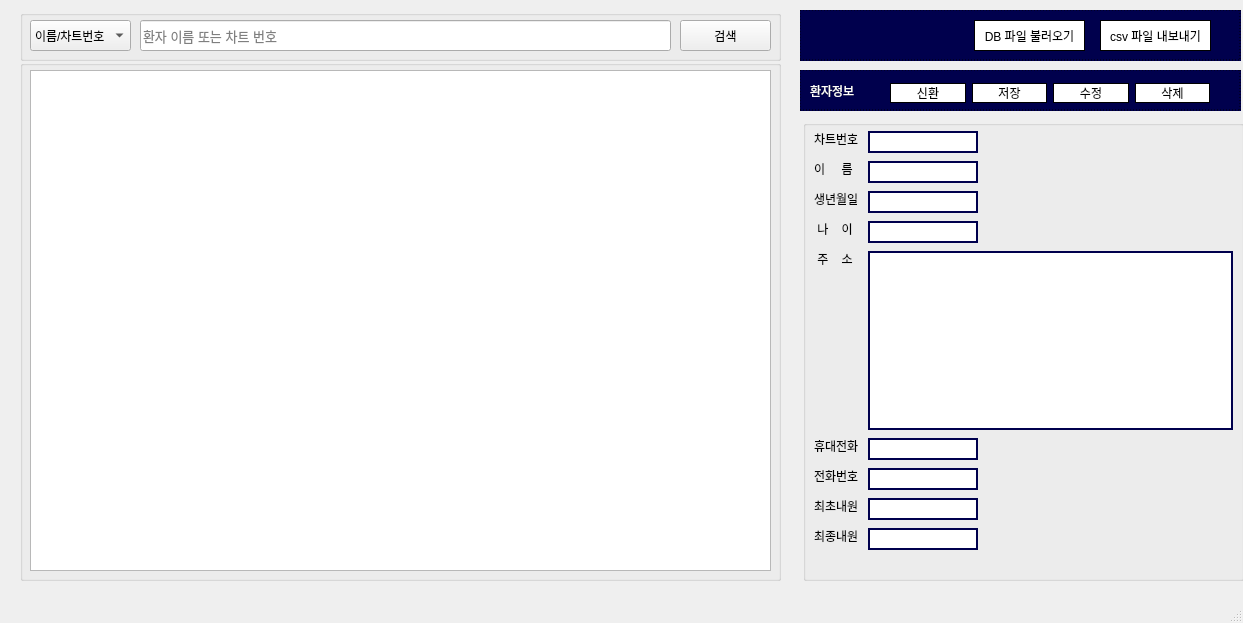
<?xml version="1.0" encoding="UTF-8"?>
<ui version="4.0">
 <class>MainWindow</class>
 <widget class="QMainWindow" name="MainWindow">
  <property name="geometry">
   <rect>
    <x>0</x>
    <y>0</y>
    <width>1243</width>
    <height>623</height>
   </rect>
  </property>
  <property name="contextMenuPolicy">
   <enum>Qt::DefaultContextMenu</enum>
  </property>
  <property name="windowTitle">
   <string>MainWindow</string>
  </property>
  <widget class="QWidget" name="centralwidget">
   <property name="styleSheet">
    <string notr="true"/>
   </property>
   <widget class="QGroupBox" name="groupBox">
    <property name="enabled">
     <bool>true</bool>
    </property>
    <property name="geometry">
     <rect>
      <x>803</x>
      <y>120</y>
      <width>441</width>
      <height>461</height>
     </rect>
    </property>
    <property name="styleSheet">
     <string notr="true">/*QGroupBox {
    background-color: rgb(255, 255, 255);
    border: 2px solid rgb(0, 170, 255);
}*/</string>
    </property>
    <property name="title">
     <string/>
    </property>
    <widget class="QLabel" name="label_pntuid">
     <property name="enabled">
      <bool>true</bool>
     </property>
     <property name="geometry">
      <rect>
       <x>11</x>
       <y>11</y>
       <width>48</width>
       <height>16</height>
      </rect>
     </property>
     <property name="text">
      <string>차트번호</string>
     </property>
    </widget>
    <widget class="QLineEdit" name="lineEdit_pntuid">
     <property name="enabled">
      <bool>true</bool>
     </property>
     <property name="geometry">
      <rect>
       <x>65</x>
       <y>11</y>
       <width>110</width>
       <height>22</height>
      </rect>
     </property>
     <property name="styleSheet">
      <string notr="true">QLineEdit {
   
    border: 2px solid rgb(0, 0, 77);
}</string>
     </property>
     <property name="readOnly">
      <bool>true</bool>
     </property>
    </widget>
    <widget class="QLabel" name="label_pntname">
     <property name="geometry">
      <rect>
       <x>11</x>
       <y>41</y>
       <width>48</width>
       <height>16</height>
      </rect>
     </property>
     <property name="text">
      <string>이     름 </string>
     </property>
    </widget>
    <widget class="QLineEdit" name="lineEdit_pntname">
     <property name="geometry">
      <rect>
       <x>65</x>
       <y>41</y>
       <width>110</width>
       <height>22</height>
      </rect>
     </property>
     <property name="styleSheet">
      <string notr="true">QLineEdit {
   
    border: 2px solid rgb(0, 0, 77);
}</string>
     </property>
    </widget>
    <widget class="QLabel" name="label_birthdate">
     <property name="geometry">
      <rect>
       <x>11</x>
       <y>71</y>
       <width>48</width>
       <height>16</height>
      </rect>
     </property>
     <property name="text">
      <string>생년월일</string>
     </property>
    </widget>
    <widget class="QLineEdit" name="lineEdit_birthdate">
     <property name="geometry">
      <rect>
       <x>65</x>
       <y>71</y>
       <width>110</width>
       <height>22</height>
      </rect>
     </property>
     <property name="styleSheet">
      <string notr="true">QLineEdit {
   
    border: 2px solid rgb(0, 0, 77);
}</string>
     </property>
    </widget>
    <widget class="QLabel" name="label_age">
     <property name="geometry">
      <rect>
       <x>11</x>
       <y>101</y>
       <width>48</width>
       <height>16</height>
      </rect>
     </property>
     <property name="text">
      <string> 나    이 </string>
     </property>
    </widget>
    <widget class="QLineEdit" name="lineEdit_age">
     <property name="geometry">
      <rect>
       <x>65</x>
       <y>101</y>
       <width>110</width>
       <height>22</height>
      </rect>
     </property>
     <property name="styleSheet">
      <string notr="true">QLineEdit {
   
    border: 2px solid rgb(0, 0, 77);
}</string>
     </property>
     <property name="readOnly">
      <bool>true</bool>
     </property>
    </widget>
    <widget class="QLabel" name="label_adrr">
     <property name="geometry">
      <rect>
       <x>11</x>
       <y>131</y>
       <width>48</width>
       <height>16</height>
      </rect>
     </property>
     <property name="text">
      <string> 주    소 </string>
     </property>
    </widget>
    <widget class="QTextEdit" name="textEdit_adrr">
     <property name="enabled">
      <bool>true</bool>
     </property>
     <property name="geometry">
      <rect>
       <x>65</x>
       <y>131</y>
       <width>365</width>
       <height>179</height>
      </rect>
     </property>
     <property name="styleSheet">
      <string notr="true">QTextEdit {
   
    border: 2px solid rgb(0, 0, 77);
}</string>
     </property>
    </widget>
    <widget class="QLabel" name="label_hpno">
     <property name="geometry">
      <rect>
       <x>11</x>
       <y>318</y>
       <width>48</width>
       <height>16</height>
      </rect>
     </property>
     <property name="text">
      <string>휴대전화</string>
     </property>
    </widget>
    <widget class="QLineEdit" name="lineEdit_hpno">
     <property name="geometry">
      <rect>
       <x>65</x>
       <y>318</y>
       <width>110</width>
       <height>22</height>
      </rect>
     </property>
     <property name="styleSheet">
      <string notr="true">QLineEdit {
   
    border: 2px solid rgb(0, 0, 77);
}</string>
     </property>
    </widget>
    <widget class="QLabel" name="label_hometel">
     <property name="geometry">
      <rect>
       <x>11</x>
       <y>348</y>
       <width>48</width>
       <height>16</height>
      </rect>
     </property>
     <property name="text">
      <string>전화번호</string>
     </property>
    </widget>
    <widget class="QLineEdit" name="lineEdit_hometel">
     <property name="geometry">
      <rect>
       <x>65</x>
       <y>348</y>
       <width>110</width>
       <height>22</height>
      </rect>
     </property>
     <property name="styleSheet">
      <string notr="true">QLineEdit {
   
    border: 2px solid rgb(0, 0, 77);
}</string>
     </property>
    </widget>
    <widget class="QLineEdit" name="lineEdit_FirstVisitDate">
     <property name="geometry">
      <rect>
       <x>65</x>
       <y>378</y>
       <width>110</width>
       <height>22</height>
      </rect>
     </property>
     <property name="styleSheet">
      <string notr="true">QLineEdit {
   
    border: 2px solid rgb(0, 0, 77);
}</string>
     </property>
    </widget>
    <widget class="QLabel" name="label_FirstVisitDate">
     <property name="geometry">
      <rect>
       <x>11</x>
       <y>378</y>
       <width>48</width>
       <height>16</height>
      </rect>
     </property>
     <property name="text">
      <string>최초내원</string>
     </property>
    </widget>
    <widget class="QLineEdit" name="lineEdit_LastVisitDate">
     <property name="geometry">
      <rect>
       <x>65</x>
       <y>408</y>
       <width>110</width>
       <height>22</height>
      </rect>
     </property>
     <property name="styleSheet">
      <string notr="true">QLineEdit {
   
    border: 2px solid rgb(0, 0, 77);
}</string>
     </property>
    </widget>
    <widget class="QLabel" name="label_LastVisitDate">
     <property name="geometry">
      <rect>
       <x>11</x>
       <y>408</y>
       <width>48</width>
       <height>16</height>
      </rect>
     </property>
     <property name="text">
      <string>최종내원</string>
     </property>
    </widget>
   </widget>
   <widget class="QGroupBox" name="groupBox_3">
    <property name="geometry">
     <rect>
      <x>20</x>
      <y>60</y>
      <width>761</width>
      <height>521</height>
     </rect>
    </property>
    <property name="autoFillBackground">
     <bool>false</bool>
    </property>
    <property name="styleSheet">
     <string notr="true"/>
    </property>
    <property name="title">
     <string/>
    </property>
    <widget class="QTableView" name="tableView">
     <property name="geometry">
      <rect>
       <x>10</x>
       <y>10</y>
       <width>741</width>
       <height>501</height>
      </rect>
     </property>
     <property name="dragDropMode">
      <enum>QAbstractItemView::NoDragDrop</enum>
     </property>
     <property name="alternatingRowColors">
      <bool>true</bool>
     </property>
     <property name="selectionMode">
      <enum>QAbstractItemView::ExtendedSelection</enum>
     </property>
     <property name="selectionBehavior">
      <enum>QAbstractItemView::SelectRows</enum>
     </property>
     <property name="textElideMode">
      <enum>Qt::ElideRight</enum>
     </property>
     <property name="verticalScrollMode">
      <enum>QAbstractItemView::ScrollPerPixel</enum>
     </property>
     <property name="horizontalScrollMode">
      <enum>QAbstractItemView::ScrollPerPixel</enum>
     </property>
     <property name="sortingEnabled">
      <bool>true</bool>
     </property>
     <attribute name="horizontalHeaderCascadingSectionResizes">
      <bool>false</bool>
     </attribute>
     <attribute name="horizontalHeaderStretchLastSection">
      <bool>false</bool>
     </attribute>
    </widget>
   </widget>
   <widget class="QGroupBox" name="groupBox_2">
    <property name="geometry">
     <rect>
      <x>800</x>
      <y>70</y>
      <width>441</width>
      <height>41</height>
     </rect>
    </property>
    <property name="styleSheet">
     <string notr="true">QGroupBox {
    background-color: rgb(0, 0, 77);
    border: 1px dashed black;
}</string>
    </property>
    <property name="title">
     <string/>
    </property>
    <widget class="QLabel" name="label_2">
     <property name="geometry">
      <rect>
       <x>10</x>
       <y>10</y>
       <width>61</width>
       <height>21</height>
      </rect>
     </property>
     <property name="styleSheet">
      <string notr="true">QLabel {
   
    color :  rgb(255, 255, 255);
}</string>
     </property>
     <property name="text">
      <string>환자정보</string>
     </property>
    </widget>
    <widget class="QWidget" name="layoutWidget">
     <property name="geometry">
      <rect>
       <x>90</x>
       <y>10</y>
       <width>320</width>
       <height>26</height>
      </rect>
     </property>
     <layout class="QHBoxLayout" name="horizontalLayout_10">
      <item>
       <widget class="QPushButton" name="pushButton_newpatient">
        <property name="styleSheet">
         <string notr="true">QPushButton {
    background-color: rgb(255, 255, 255);
    border: 1px solid black;
}
</string>
        </property>
        <property name="text">
         <string>신환</string>
        </property>
       </widget>
      </item>
      <item>
       <widget class="QPushButton" name="pushButton_save">
        <property name="styleSheet">
         <string notr="true">QPushButton {
    background-color: rgb(255, 255, 255);
    border: 1px solid black;
}
</string>
        </property>
        <property name="text">
         <string>저장</string>
        </property>
       </widget>
      </item>
      <item>
       <widget class="QPushButton" name="pushButton_Edit">
        <property name="styleSheet">
         <string notr="true">QPushButton {
    background-color: rgb(255, 255, 255);
    border: 1px solid black;
}
</string>
        </property>
        <property name="text">
         <string>수정</string>
        </property>
       </widget>
      </item>
      <item>
       <widget class="QPushButton" name="pushButton_delete">
        <property name="styleSheet">
         <string notr="true">QPushButton {
    background-color: rgb(255, 255, 255);
    border: 1px solid black;
}
</string>
        </property>
        <property name="text">
         <string>삭제</string>
        </property>
       </widget>
      </item>
     </layout>
    </widget>
   </widget>
   <widget class="QGroupBox" name="groupBox_4">
    <property name="geometry">
     <rect>
      <x>20</x>
      <y>10</y>
      <width>761</width>
      <height>51</height>
     </rect>
    </property>
    <property name="title">
     <string/>
    </property>
    <widget class="QLineEdit" name="lineEdit_search">
     <property name="geometry">
      <rect>
       <x>120</x>
       <y>10</y>
       <width>531</width>
       <height>31</height>
      </rect>
     </property>
     <property name="font">
      <font>
       <pointsize>10</pointsize>
      </font>
     </property>
     <property name="cursor">
      <cursorShape>IBeamCursor</cursorShape>
     </property>
     <property name="focusPolicy">
      <enum>Qt::ClickFocus</enum>
     </property>
     <property name="autoFillBackground">
      <bool>false</bool>
     </property>
     <property name="text">
      <string/>
     </property>
     <property name="frame">
      <bool>true</bool>
     </property>
     <property name="dragEnabled">
      <bool>false</bool>
     </property>
     <property name="placeholderText">
      <string>환자 이름 또는 차트 번호</string>
     </property>
     <property name="clearButtonEnabled">
      <bool>true</bool>
     </property>
    </widget>
    <widget class="QPushButton" name="pushButton_search">
     <property name="geometry">
      <rect>
       <x>660</x>
       <y>10</y>
       <width>91</width>
       <height>31</height>
      </rect>
     </property>
     <property name="text">
      <string>검색</string>
     </property>
    </widget>
    <widget class="QComboBox" name="comboBox">
     <property name="geometry">
      <rect>
       <x>10</x>
       <y>10</y>
       <width>101</width>
       <height>31</height>
      </rect>
     </property>
     <item>
      <property name="text">
       <string>이름/차트번호</string>
      </property>
     </item>
     <item>
      <property name="text">
       <string>환자이름</string>
      </property>
     </item>
     <item>
      <property name="text">
       <string>차트번호</string>
      </property>
     </item>
     <item>
      <property name="text">
       <string>휴대전화</string>
      </property>
     </item>
     <item>
      <property name="text">
       <string>전화번호</string>
      </property>
     </item>
    </widget>
   </widget>
   <widget class="QGroupBox" name="groupBox_5">
    <property name="geometry">
     <rect>
      <x>800</x>
      <y>10</y>
      <width>441</width>
      <height>51</height>
     </rect>
    </property>
    <property name="styleSheet">
     <string notr="true">QGroupBox {
    background-color: rgb(0, 0, 77);
    border: 1px dashed black;
}</string>
    </property>
    <property name="title">
     <string/>
    </property>
    <widget class="QPushButton" name="pushButton_exportCSV">
     <property name="geometry">
      <rect>
       <x>300</x>
       <y>10</y>
       <width>111</width>
       <height>31</height>
      </rect>
     </property>
     <property name="styleSheet">
      <string notr="true">QPushButton {
    background-color: rgb(255, 255, 255);
    border: 1px solid black;
}
</string>
     </property>
     <property name="text">
      <string>csv 파일 내보내기</string>
     </property>
    </widget>
    <widget class="QPushButton" name="pushButton_Load_DB">
     <property name="geometry">
      <rect>
       <x>174</x>
       <y>10</y>
       <width>111</width>
       <height>31</height>
      </rect>
     </property>
     <property name="styleSheet">
      <string notr="true">QPushButton {
    background-color: rgb(255, 255, 255);
    border: 1px solid black;
}
</string>
     </property>
     <property name="text">
      <string>DB 파일 불러오기</string>
     </property>
    </widget>
   </widget>
  </widget>
  <widget class="QMenuBar" name="menubar">
   <property name="geometry">
    <rect>
     <x>0</x>
     <y>0</y>
     <width>1243</width>
     <height>22</height>
    </rect>
   </property>
  </widget>
  <widget class="QStatusBar" name="statusbar">
   <property name="autoFillBackground">
    <bool>true</bool>
   </property>
   <property name="sizeGripEnabled">
    <bool>true</bool>
   </property>
  </widget>
 </widget>
 <resources/>
 <connections/>
</ui>
